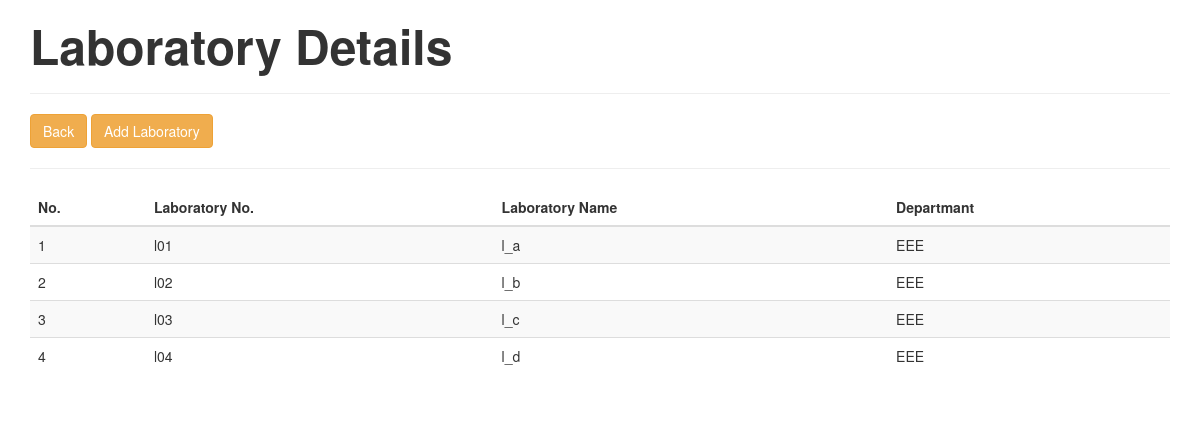
Screenshot of /2018_E_130_phpFiles_laboratory_database_management_system/lab.php with the database file from the repository.
### tables this page shows
CREATE TABLE `laboratory` (
  `Lab_No_` varchar(15) NOT NULL,
  `Lab_Name` varchar(255) NOT NULL,
  `Department` varchar(15) NOT NULL
);

### 2018_E_130_phpFiles_laboratory_database_management_system/lab.php (the view, shortened to what this page needs)
<?php
require_once'connection_index.php';
?>
<!DOCTYPE html>
<html lang="en">
<head>
<link href="https://maxcdn.bootstrapcdn.com/bootstrap/3.3.0/css/bootstrap.min.css" rel="stylesheet">
</head>
<body>
<div class="container">
<div class="row">
<div class="col-md-12">
<h3><b><FONT size='50px'>Laboratory Details</font></b></h3> <hr />
<a href="admin.php"><button class="btn btn-warning">Back</button></a>
<a href="insert_lab.php"><button class="btn btn-warning">Add Laboratory</button></a><hr />
<div class="table-responsive">
<table id="mytable" class="table table-bordred table-striped">
<thead>
<th>No.</th>
<th>Laboratory No.</th>
<th>Laboratory Name</th>
<th>Departmant</th>
</thead>
<tbody>
<?php
$sql =mysqli_query($con, "call labDetails()");
$cnt=1;
$row=mysqli_num_rows($sql);
if($row>0){
while ($result=mysqli_fetch_array($sql)) {
?>
<tr>
<td><?php echo htmlentities($cnt);?></td>
<td><?php echo htmlentities($result['Lab_No_']);?></td>
<td><?php echo htmlentities($result['Lab_Name']);?></td>
<td><?php echo htmlentities($result['Department']);?></td>
</tr>
<?php
$cnt++;
} } else { ?>
<tr>
<td colspan="9" style="color:red; font-weight:bold;text-align:center;"> No Record found</td>
</tr>
<?php } ?>
</tbody>
</table>
</div>
</div>
</div>
</div>
</body>
</html>

### rows the page displays
laboratory: Lab_No_ "l01", Lab_Name "l_a", Department "EEE"
laboratory: Lab_No_ "l02", Lab_Name "l_b", Department "EEE"
laboratory: Lab_No_ "l03", Lab_Name "l_c", Department "EEE"
laboratory: Lab_No_ "l04", Lab_Name "l_d", Department "EEE"
